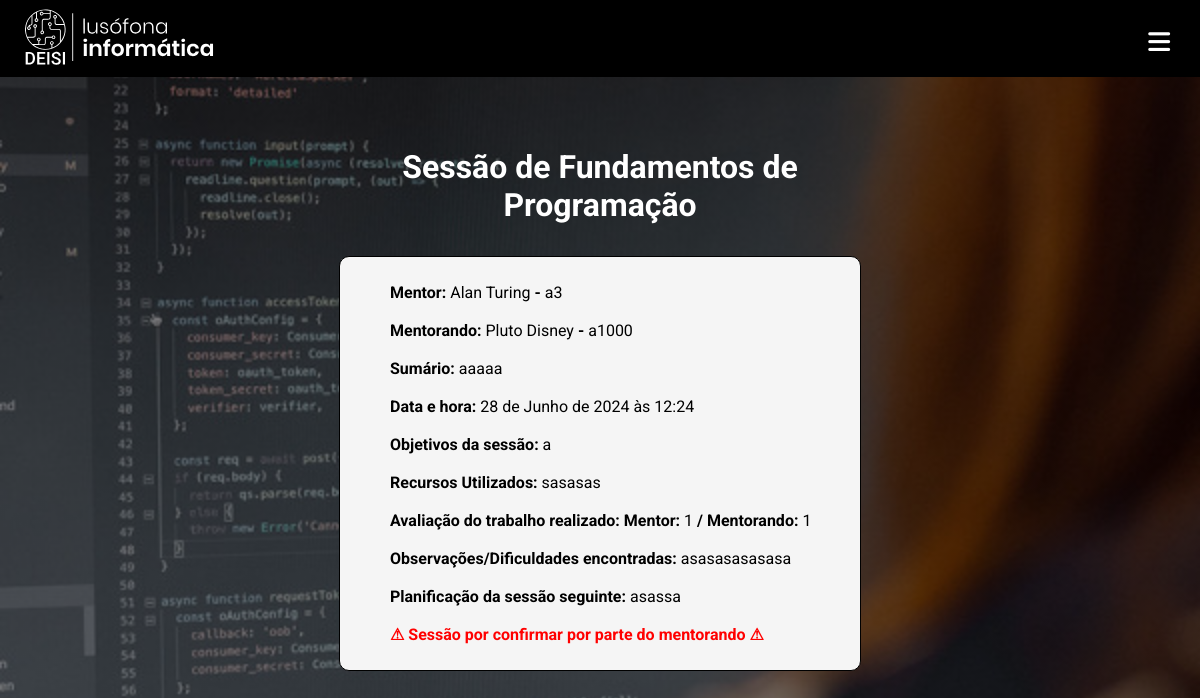
The app's page /mentoria/vermais/41 (signed in) with its own data.
### mentoria/models.py (models this page shows, shortened)
class Sessao(models.Model):
    diade = models.ForeignKey(Diade, on_delete=models.CASCADE, related_name='sessoes')
    data = models.DateTimeField()
    sumario = models.CharField(max_length=200)
    objetivo = models.CharField(max_length=200)
    recursos = models.CharField(max_length=200)
    avaliacao_mentor = models.IntegerField(null=True, blank=True, default=1,validators=[
            MaxValueValidator(5),
            MinValueValidator(1)
        ])
    avaliacao_mentorando = models.IntegerField(null=True, blank=True, default=1,validators=[
            MaxValueValidator(5),
            MinValueValidator(1)
        ])
    observacoes = models.CharField(max_length=200)
    planificacao_proxima_sessao = models.CharField(max_length=200)
    confirmado = models.BooleanField(default=False)
    reportado = models.BooleanField(default=False)

class Diade(models.Model):
    ano_lectivo = models.ForeignKey(AnoLectivo, on_delete=models.CASCADE, related_name='diades', default=1)
    mentor =  models.ForeignKey(Mentor, on_delete=models.CASCADE, related_name='diades_mentor')
    mentorando =  models.ForeignKey(Mentorando, on_delete=models.CASCADE, related_name='diades_mentorando')
    ativo = models.BooleanField(null=True, blank=True, default=True)

class Mentor(models.Model):
    aluno = models.ForeignKey(Aluno, on_delete=models.CASCADE, related_name='mentorias')
    ano_lectivo = models.ForeignKey(AnoLectivo, on_delete=models.CASCADE, related_name='mentorias')
    disciplina = models.ForeignKey(Disciplina, on_delete=models.CASCADE, related_name='mentorias')
    nota = models.IntegerField(null=True, blank=True, default=None)
    ativo = models.BooleanField(null=True, blank=True, default=True)

class Mentorando(models.Model):
    aluno = models.ForeignKey(Aluno, on_delete=models.CASCADE, related_name='mentorandias')
    ano_lectivo = models.ForeignKey(AnoLectivo, on_delete=models.CASCADE, related_name='mentorandias')
    disciplina = models.ForeignKey(Disciplina, on_delete=models.CASCADE, related_name='mentorandias')
    ativo = models.BooleanField(null=True, blank=True, default=True)

### app/models.py (models this page shows, shortened)
class Disciplina(models.Model):
    nome = models.CharField(max_length=100)
    ano = models.IntegerField(null=True, blank=True)
    semestre = models.IntegerField(null=True, blank=True)
    alunos = models.ManyToManyField(
        Aluno, related_name='disciplinas', null=True, blank=True)
    def __str__(self):
        return self.nome

class Aluno(models.Model):
    ANO_CHOICES = [(1, 1), (2, 2), (3, 3)]
    user = models.OneToOneField(User, on_delete=models.CASCADE, default=None)
    numero = models.CharField(max_length=100)
    curso = models.ForeignKey(
        Curso, on_delete=models.CASCADE, related_name='alunos')
    ano = models.IntegerField(choices=ANO_CHOICES, null=True)
    @property
    def nome_completo(self):
        return self.user.first_name + ' ' + self.user.last_name
    def __str__(self):
        return self.nome_completo

### mentoria/views.py (the view)
# urls.py: path('vermais/<int:sessao_id>', views.vermais_view, name='vermais'),
@login_required
def vermais_view(request, sessao_id):
    sessao = Sessao.objects.get(id=sessao_id)
    return render(request, 'mentoria/ver_mais.html', {'sessao': sessao})

### mentoria/templates/mentoria/ver_mais.html (shortened to what this page needs)
{% extends "app/base.html" %}
{% block main %}
<body style="background-color: #b5073d;">
    <h1 style="text-align: center;">
        Sessão de {{ sessao.diade.mentor.disciplina }}
        </h1>
    <div class="disciplina"
        style="background-color: whitesmoke;
            ; border: 1px solid black;
            "
    >
        <ul>
            <b>Mentor:</b> {{ sessao.diade.mentor.aluno }} <b> - </b> {{ sessao.diade.mentor.aluno.numero }}
            <br>
            <br>
            <b>Mentorando: </b> {{ sessao.diade.mentorando.aluno }} <b> - </b> {{ sessao.diade.mentorando.aluno.numero }}
            <br>
            <br>
            <b>Sumário: </b> {{ sessao.sumario }}
            <br>
            <br>
            <b>Data e hora:</b> {{ sessao.data }}
            <br>
            <br>
            <b>Objetivos da sessão:</b> {{ sessao.objetivo }}
            <br>
            <br>
            <b>Recursos Utilizados:</b> {{ sessao.recursos }}
            <br>
            <br>
            <b>Avaliação do trabalho realizado:</b> <b>Mentor:</b> {{ sessao.avaliacao_mentor }} <b> / Mentorando:</b> {{ sessao.avaliacao_mentorando }}
            <br>
            <br>
            <b>Observações/Dificuldades encontradas:</b> {{ sessao.observacoes }}
            <br>
            <br>
            <b>Planificação da sessão seguinte:</b> {{ sessao.planificacao_proxima_sessao }}
            <br>
            <br>
            {% if sessao.confirmado == False %}
            <b style="color: red;">⚠ Sessão por confirmar por parte do mentorando ⚠</b>
            {% else %}
            <b style="color: green;"> Sessão confirmada ✅</b>
            {% endif %}
        </ul>
    </div>
</body>
{% endblock main %}

### app/static/app/styles.css (style rules this page uses)
body { padding: 0; margin: 0; font-family: 'Roboto', sans-serif; }

### records on screen
Sessao: diade.mentor.disciplina "Fundamentos de Programação", diade.mentor.aluno "Alan Turing", diade.mentor.aluno.numero "a3", diade.mentorando.aluno "Pluto Disney", diade.mentorando.aluno.numero "a1000", sumario "aaaaa", data "28 de Junho de 2024 às 12:24", objetivo "a", recursos "sasasas", avaliacao_mentor "1", avaliacao_mentorando "1", observacoes "asasasasasasa", planificacao_proxima_sessao "asassa"
